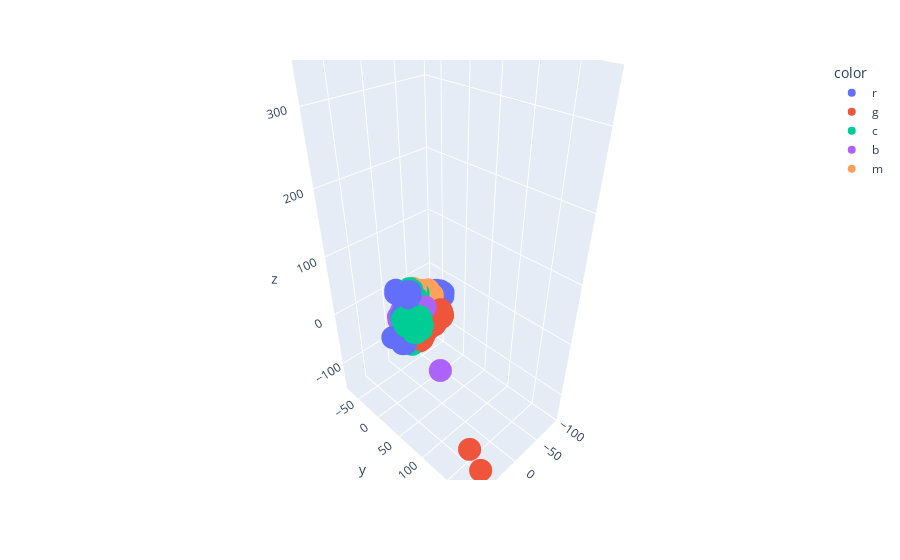

The notebook cell this image was saved under:
### Code cell
# plot using tsne 
X_embedded  = TSNE(n_components=3, perplexity=10,random_state=24).fit_transform( X )
colors = np.array([x for x in 'bgrcmykbgrcmykbgrcmykbgrcmyk'])
fig = px.scatter_3d(x=X_embedded [:,0],y=X_embedded [:,1],z=X_embedded [:,2],color=colors[mbk_means_labels])
fig.show()
